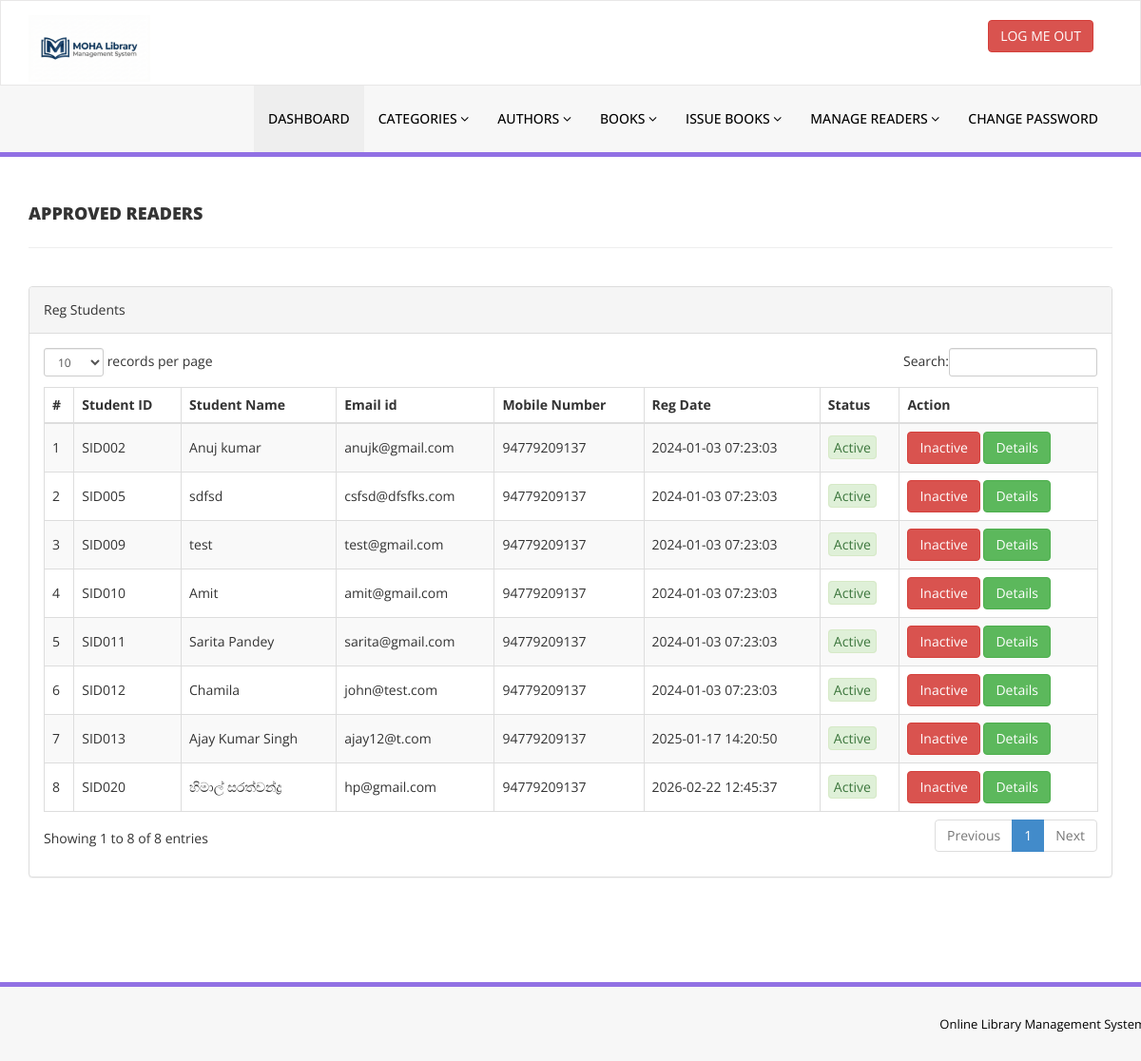
The app's page /admin/reg-students.php (signed in), older data.
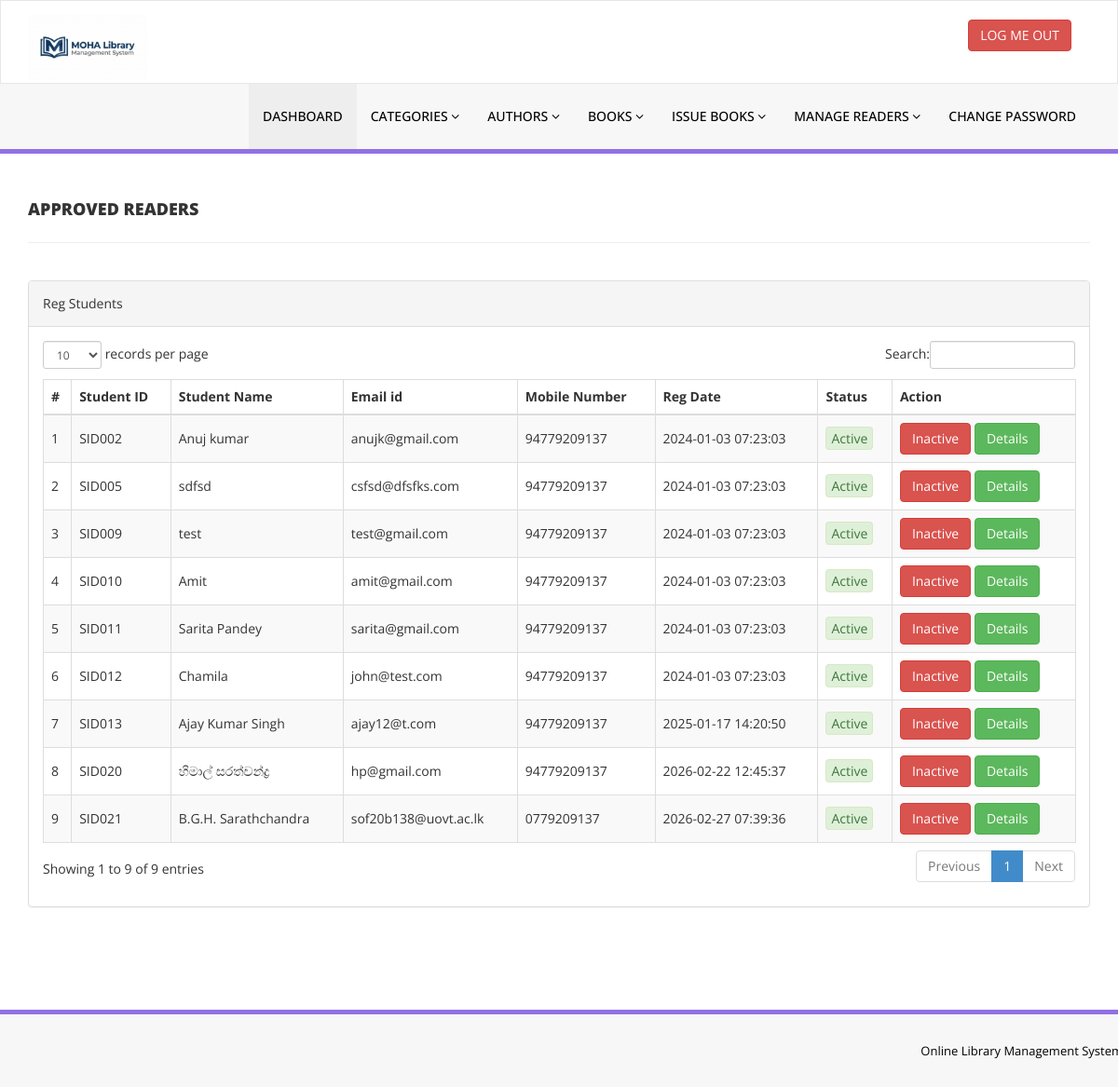
The same page, newer data.
### tables this page shows
CREATE TABLE `tblstudents` (
  `id` int(11) NOT NULL,
  `StudentId` varchar(100) DEFAULT NULL,
  `FullName` varchar(120) DEFAULT NULL,
  `EmailId` varchar(120) DEFAULT NULL,
  `MobileNumber` char(11) DEFAULT NULL,
  `Password` varchar(120) DEFAULT NULL,
  `Status` int(1) DEFAULT NULL,
  `approval` int(1) DEFAULT NULL,
  `RegDate` timestamp NULL DEFAULT current_timestamp(),
  `UpdationDate` timestamp NULL DEFAULT NULL ON UPDATE current_timestamp()
);

### admin/reg-students.php (the view, shortened to what this page needs)
<?php
include('includes/config.php');
if(strlen($_SESSION['alogin'])==0)
    {
header('location:index.php');
}
else{
    ?>
<!DOCTYPE html>
<html xmlns="http://www.w3.org/1999/xhtml">
<head>
    <link href="assets/css/bootstrap.css" rel="stylesheet" />
    <link href="assets/css/font-awesome.css" rel="stylesheet" />
    <link href="assets/js/dataTables/dataTables.bootstrap.css" rel="stylesheet" />
    <link href="assets/css/style.css" rel="stylesheet" />
</head>
<body>
<?php include('includes/header.php');?>
    <div class="content-wrapper">
         <div class="container">
        <div class="row pad-botm">
            <div class="col-md-12">
                <h4 class="header-line">Approved Readers</h4>
    </div>
        </div>
            <div class="row">
                <div class="col-md-12">
                    <div class="panel panel-default">
                        <div class="panel-heading">
                          Reg Students
                        </div>
                        <div class="panel-body">
                            <div class="table-responsive">
                                <table class="table table-striped table-bordered table-hover" id="dataTables-example">
                                    <thead>
                                        <tr>
                                            <th>#</th>
                                            <th>Student ID</th>
                                            <th>Student Name</th>
                                            <th>Email id </th>
                                            <th>Mobile Number</th>
                                            <th>Reg Date</th>
                                            <th>Status</th>
                                            <th>Action</th>
                                        </tr>
                                    </thead>
                                    <tbody>
<?php $sql = "SELECT * from tblstudents where `Approval` = 1 ORDER BY `Status` ASC;";
$query = $dbh -> prepare($sql);
$query->execute();
$results=$query->fetchAll(PDO::FETCH_OBJ);
$cnt=1;
if($query->rowCount() > 0)
{
foreach($results as $result)
{               ?>
                                        <tr class="odd gradeX">
                                            <td class="center"><?php echo htmlentities($cnt);?></td>
                                            <td class="center"><?php echo htmlentities($result->StudentId);?></td>
                                            <td class="center"><?php echo htmlentities($result->FullName);?></td>
                                            <td class="center"><?php echo htmlentities($result->EmailId);?></td>
                                            <td class="center"><?php echo htmlentities($result->MobileNumber);?></td>
                                             <td class="center"><?php echo htmlentities($result->RegDate);?></td>
                                            <td class="center"><?php if($result->Status==1)
                                            {
                                                echo ("<span style='padding: 2px 5px;' class='alert alert-success' role='alert'>Active</span>");
                                            } else {
                                                echo ("<span style='padding: 2px 5px;' class='alert alert-danger' role='alert'>Blocked</span>");
                                            }
                                            ?></td>
                                            <td class="center">
<?php if($result->Status==1)
 {?>
<a href="reg-students.php?inid=<?php echo htmlentities($result->id);?>" onclick="return confirm('Are you sure you want to block this student?');" >  <button class="btn btn-danger"> Inactive</button>
<?php } else {?>
<a href="reg-students.php?id=<?php echo htmlentities($result->id);?>" onclick="return confirm('Are you sure you want to active this student?');"><button class="btn btn-primary"> Active</button>
                                            <?php } ?>
<a href="student-history.php?stdid=<?php echo htmlentities($result->StudentId);?>"><button class="btn btn-success"> Details</button>
                                            </td>
                                        </tr>
 <?php $cnt=$cnt+1;}} ?>
                                    </tbody>
                                </table>
                            </div>
                        </div>
                    </div>
                </div>
            </div>
    </div>
    </div>
  <?php include('includes/footer.php');?>
</body>
</html>
<?php } ?>

Row changes from the older to the newer data that the page shows:
added tblstudents: StudentId "SID021", FullName "B.G.H. Sarathchandra", EmailId "sof20b138@uovt.ac.lk", MobileNumber "0779209137", RegDate "2026-02-27 07:39:36", Status "Active"
Text that changed along with them:
text written by a page script: "records per page Search: Showing 1 to 8 of 8 entries Previous 1 Next" → "records per page Search: Showing 1 to 9 of 9 entries Previous 1 Next"
